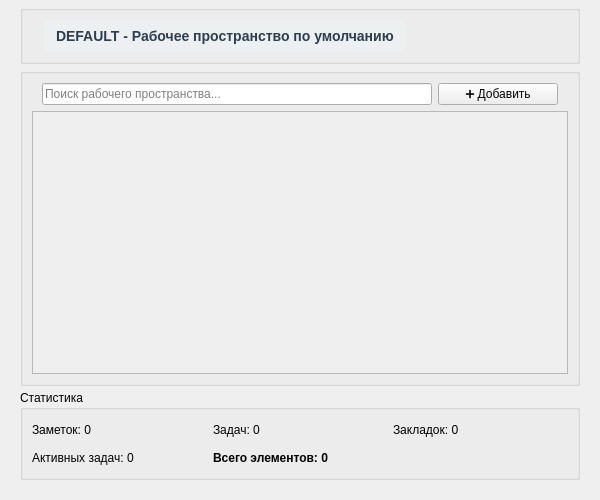
<?xml version="1.0" encoding="UTF-8"?>
<ui version="4.0">
 <class>WorkspaceWidget</class>
 <widget class="QWidget" name="WorkspaceWidget">
  <property name="geometry">
   <rect>
    <x>0</x>
    <y>0</y>
    <width>600</width>
    <height>500</height>
   </rect>
  </property>
  <property name="windowTitle">
   <string>Управление рабочими пространствами</string>
  </property>
  <layout class="QVBoxLayout" name="verticalLayout">
   <property name="spacing">
    <number>4</number>
   </property>
   <property name="leftMargin">
    <number>20</number>
   </property>
   <property name="topMargin">
    <number>5</number>
   </property>
   <property name="rightMargin">
    <number>20</number>
   </property>
   <property name="bottomMargin">
    <number>20</number>
   </property>
   <item>
    <widget class="QGroupBox" name="groupBoxCurrent">
     <property name="title">
      <string/>
     </property>
     <layout class="QHBoxLayout" name="horizontalLayout">
      <property name="leftMargin">
       <number>21</number>
      </property>
      <item>
       <widget class="QLabel" name="labelCurrentWorkspace">
        <property name="maximumSize">
         <size>
          <width>16777215</width>
          <height>40</height>
         </size>
        </property>
        <property name="styleSheet">
         <string notr="true">font-weight: bold; font-size: 14px; color: #2c3e50; padding: 8px; background-color: #ecf0f1; border-radius: 4px;</string>
        </property>
        <property name="text">
         <string>DEFAULT - Рабочее пространство по умолчанию</string>
        </property>
       </widget>
      </item>
      <item>
       <spacer name="horizontalSpacer">
        <property name="orientation">
         <enum>Qt::Horizontal</enum>
        </property>
        <property name="sizeHint" stdset="0">
         <size>
          <width>40</width>
          <height>20</height>
         </size>
        </property>
       </spacer>
      </item>
     </layout>
    </widget>
   </item>
   <item>
    <widget class="QGroupBox" name="groupBoxManage">
     <property name="title">
      <string/>
     </property>
     <layout class="QVBoxLayout" name="verticalLayout_2">
      <item>
       <layout class="QHBoxLayout" name="horizontalLayout_2">
        <property name="leftMargin">
         <number>10</number>
        </property>
        <property name="rightMargin">
         <number>10</number>
        </property>
        <item>
         <widget class="QLineEdit" name="editSearch">
          <property name="placeholderText">
           <string>Поиск рабочего пространства...</string>
          </property>
         </widget>
        </item>
        <item>
         <widget class="QPushButton" name="btnCreate">
          <property name="minimumSize">
           <size>
            <width>120</width>
            <height>0</height>
           </size>
          </property>
          <property name="maximumSize">
           <size>
            <width>150</width>
            <height>40</height>
           </size>
          </property>
          <property name="text">
           <string>➕ Добавить</string>
          </property>
          <property name="icon">
           <iconset>
            <normaloff>:/icons/add.png</normaloff>:/icons/add.png</iconset>
          </property>
         </widget>
        </item>
       </layout>
      </item>
      <item>
       <widget class="QScrollArea" name="scrollArea">
        <property name="sizePolicy">
         <sizepolicy hsizetype="Expanding" vsizetype="Expanding">
          <horstretch>0</horstretch>
          <verstretch>0</verstretch>
         </sizepolicy>
        </property>
        <property name="widgetResizable">
         <bool>true</bool>
        </property>
        <widget class="QWidget" name="scrollAreaWidgetContents">
         <property name="geometry">
          <rect>
           <x>0</x>
           <y>0</y>
           <width>544</width>
           <height>289</height>
          </rect>
         </property>
         <layout class="QGridLayout" name="gridLayoutWorkspaces">
          <property name="spacing">
           <number>10</number>
          </property>
         </layout>
        </widget>
       </widget>
      </item>
     </layout>
    </widget>
   </item>
   <item>
    <widget class="QGroupBox" name="groupBoxStats">
     <property name="minimumSize">
      <size>
       <width>0</width>
       <height>90</height>
      </size>
     </property>
     <property name="title">
      <string>Статистика</string>
     </property>
     <layout class="QGridLayout" name="gridLayoutStats">
      <item row="0" column="0">
       <widget class="QLabel" name="labelNotes">
        <property name="text">
         <string>Заметок: 0</string>
        </property>
       </widget>
      </item>
      <item row="0" column="1">
       <widget class="QLabel" name="labelTasks">
        <property name="text">
         <string>Задач: 0</string>
        </property>
       </widget>
      </item>
      <item row="0" column="2">
       <widget class="QLabel" name="labelBookmarks">
        <property name="text">
         <string>Закладок: 0</string>
        </property>
       </widget>
      </item>
      <item row="1" column="0">
       <widget class="QLabel" name="labelActiveTasks">
        <property name="text">
         <string>Активных задач: 0</string>
        </property>
       </widget>
      </item>
      <item row="1" column="1">
       <widget class="QLabel" name="labelTotal">
        <property name="styleSheet">
         <string notr="true">font-weight: bold;</string>
        </property>
        <property name="text">
         <string>Всего элементов: 0</string>
        </property>
       </widget>
      </item>
     </layout>
    </widget>
   </item>
  </layout>
 </widget>
 <resources>
  <include location="../resources.qrc"/>
 </resources>
 <connections/>
</ui>
